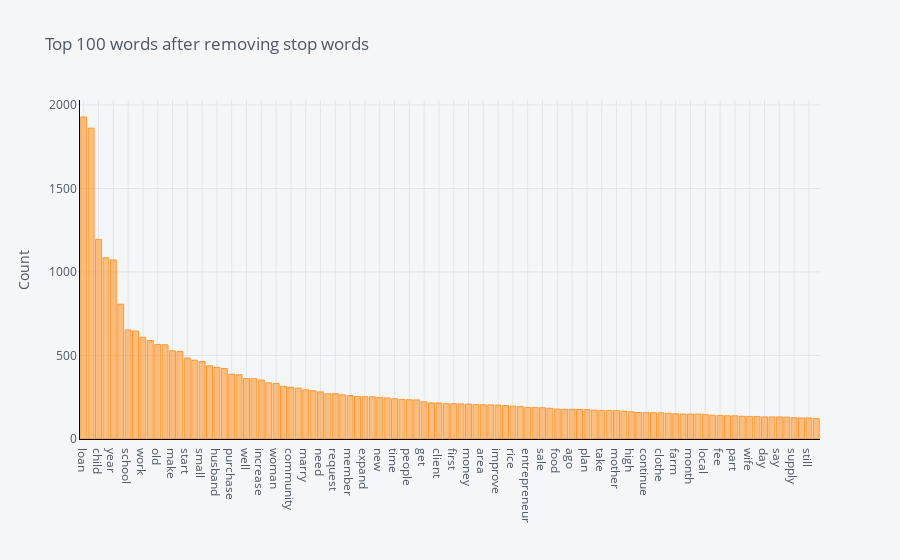

Here is the notebook cell this chart was saved with:
### Code cell
plot_model()

### Figure 1 — Plotly figure (JSON) as saved in the notebook; plotly's stock layout.template omitted (floating-point values rounded to 4 significant figures)
{"data": [{"marker": {"color": "rgba(255, 153, 51, 0.6)", "line": {"color": "rgba(255, 153, 51, 1.0)", "width": 1}}, "name": "count", "orientation": "v", "text": "", "type": "bar", "x": ["loan", "business", "child", "sell", "year", "buy", "school", "also", "work", "use", "old", "family", "make", "able", "start", "help", "small", "group", "husband", "live", "purchase", "product", "well", "income", "increase", "home", "woman", "customer", "community", "good", "marry", "order", "need", "hope", "request", "pay", "member", "stock", "expand", "grow", "new", "want", "time", "store", "people", "provide", "get", "many", "client", "go", "first", "farmer", "money", "clothing", "area", "support", "improve", "give", "rice", "market", "entrepreneur", "hard", "sale", "life", "food", "shop", "ago", "invest", "plan", "run", "take", "profit", "mother", "education", "high", "service", "continue", "capital", "clothe", "enable", "farm", "young", "month", "house", "local", "item", "fee", "demand", "part", "large", "wife", "operate", "day", "receive", "say", "meet", "supply", "offer", "still", "age"], "y": [1928, 1861, 1195, 1085, 1072, 807, 653, 646, 609, 590, 566, 564, 528, 524, 485, 472, 464, 438, 429, 422, 388, 385, 362, 361, 353, 336, 332, 315, 310, 305, 295, 289, 282, 271, 271, 264, 260, 255, 253, 253, 249, 246, 241, 237, 235, 234, 223, 216, 216, 211, 211, 210, 209, 207, 205, 204, 203, 200, 197, 195, 189, 188, 187, 184, 179, 178, 178, 177, 176, 173, 171, 171, 170, 166, 163, 159, 158, 157, 157, 154, 151, 149, 149, 149, 146, 142, 141, 139, 139, 136, 135, 135, 132, 132, 132, 131, 127, 126, 126, 122]}], "layout": {"legend": {"bgcolor": "#F5F6F9", "font": {"color": "#4D5663"}}, "paper_bgcolor": "#F5F6F9", "plot_bgcolor": "#F5F6F9", "title": {"font": {"color": "#4D5663"}, "text": "Top 100 words after removing stop words"}, "xaxis": {"gridcolor": "#E1E5ED", "linecolor": "black", "showgrid": true, "tickfont": {"color": "#4D5663"}, "title": {"font": {"color": "#4D5663"}, "text": ""}, "zerolinecolor": "#E1E5ED"}, "yaxis": {"gridcolor": "#E1E5ED", "linecolor": "black", "showgrid": true, "tickfont": {"color": "#4D5663"}, "title": {"font": {"color": "#4D5663"}, "text": "Count"}, "zerolinecolor": "#E1E5ED"}}}
